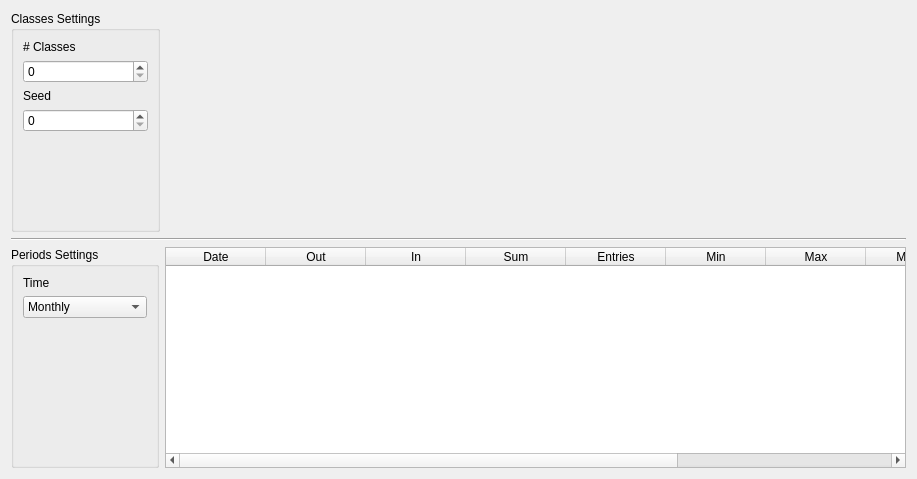
<?xml version="1.0" encoding="UTF-8"?>
<ui version="4.0">
 <class>ClassesPeriods</class>
 <widget class="QWidget" name="ClassesPeriods">
  <property name="geometry">
   <rect>
    <x>0</x>
    <y>0</y>
    <width>917</width>
    <height>479</height>
   </rect>
  </property>
  <property name="windowTitle">
   <string>Form</string>
  </property>
  <layout class="QVBoxLayout" name="verticalLayout" stretch="1,0,1">
   <item>
    <layout class="QHBoxLayout" name="qhl_classes" stretch="1,5">
     <item>
      <widget class="QGroupBox" name="qgb_settings_classes">
       <property name="title">
        <string>Classes Settings</string>
       </property>
       <layout class="QVBoxLayout" name="verticalLayout_2">
        <item>
         <widget class="QLabel" name="label_2">
          <property name="text">
           <string># Classes</string>
          </property>
         </widget>
        </item>
        <item>
         <widget class="QSpinBox" name="qsb_settings_classes_num"/>
        </item>
        <item>
         <widget class="QLabel" name="label_3">
          <property name="text">
           <string>Seed</string>
          </property>
         </widget>
        </item>
        <item>
         <widget class="QSpinBox" name="qsb_settings_seed"/>
        </item>
        <item>
         <spacer name="verticalSpacer_2">
          <property name="orientation">
           <enum>Qt::Orientation::Vertical</enum>
          </property>
          <property name="sizeHint" stdset="0">
           <size>
            <width>20</width>
            <height>29</height>
           </size>
          </property>
         </spacer>
        </item>
       </layout>
      </widget>
     </item>
     <item>
      <layout class="QVBoxLayout" name="qvl_classes"/>
     </item>
    </layout>
   </item>
   <item>
    <widget class="Line" name="line">
     <property name="orientation">
      <enum>Qt::Orientation::Horizontal</enum>
     </property>
    </widget>
   </item>
   <item>
    <layout class="QHBoxLayout" name="qhl_periods" stretch="1,5">
     <item>
      <widget class="QGroupBox" name="qgb_settings_periods">
       <property name="title">
        <string>Periods Settings</string>
       </property>
       <layout class="QVBoxLayout" name="verticalLayout_3">
        <item>
         <widget class="QLabel" name="label">
          <property name="text">
           <string>Time</string>
          </property>
         </widget>
        </item>
        <item>
         <widget class="QComboBox" name="qcb_periods_time">
          <property name="currentIndex">
           <number>1</number>
          </property>
          <item>
           <property name="text">
            <string>Weekly</string>
           </property>
          </item>
          <item>
           <property name="text">
            <string>Monthly</string>
           </property>
          </item>
          <item>
           <property name="text">
            <string>Yearly</string>
           </property>
          </item>
         </widget>
        </item>
        <item>
         <spacer name="verticalSpacer_3">
          <property name="orientation">
           <enum>Qt::Orientation::Vertical</enum>
          </property>
          <property name="sizeHint" stdset="0">
           <size>
            <width>20</width>
            <height>29</height>
           </size>
          </property>
         </spacer>
        </item>
       </layout>
      </widget>
     </item>
     <item>
      <layout class="QVBoxLayout" name="qvl_periods">
       <item>
        <widget class="QTableWidget" name="qtw_periods">
         <column>
          <property name="text">
           <string>Date</string>
          </property>
         </column>
         <column>
          <property name="text">
           <string>Out</string>
          </property>
         </column>
         <column>
          <property name="text">
           <string>In</string>
          </property>
         </column>
         <column>
          <property name="text">
           <string>Sum</string>
          </property>
         </column>
         <column>
          <property name="text">
           <string>Entries</string>
          </property>
         </column>
         <column>
          <property name="text">
           <string>Min</string>
          </property>
         </column>
         <column>
          <property name="text">
           <string>Max</string>
          </property>
         </column>
         <column>
          <property name="text">
           <string>Median</string>
          </property>
         </column>
         <column>
          <property name="text">
           <string>Avg</string>
          </property>
         </column>
         <column>
          <property name="text">
           <string>Std</string>
          </property>
         </column>
        </widget>
       </item>
      </layout>
     </item>
    </layout>
   </item>
  </layout>
 </widget>
 <resources/>
 <connections/>
</ui>
